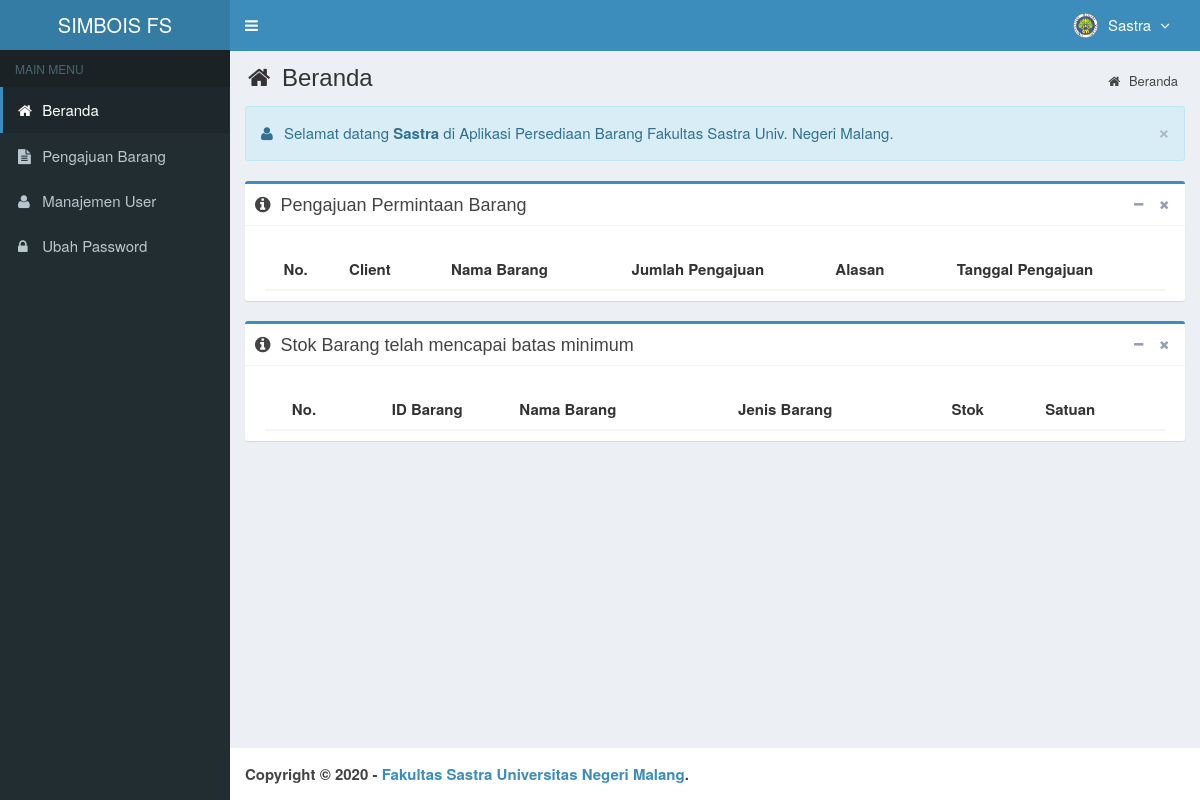
The app's page /main.php?module=home (signed in) with its own data.
### tables this page shows
CREATE TABLE `is_users` (
  `id_user` smallint(6) NOT NULL,
  `username` varchar(50) NOT NULL,
  `nama_user` varchar(50) NOT NULL,
  `password` varchar(50) NOT NULL,
  `email` varchar(50) DEFAULT NULL,
  `telepon` varchar(13) DEFAULT NULL,
  `foto` varchar(100) DEFAULT NULL,
  `hak_akses` enum('Super Admin','Manajer','Gudang') NOT NULL,
  `status` enum('aktif','blokir') NOT NULL DEFAULT 'aktif',
  `created_at` timestamp NOT NULL DEFAULT current_timestamp(),
  `updated_at` timestamp NOT NULL DEFAULT current_timestamp() ON UPDATE current_timestamp()
);

### top-menu.php (the view, shortened to what this page needs)
<?php
require_once "config/database.php";
$query = mysqli_query($mysqli, "SELECT id_user, nama_user, foto, hak_akses FROM is_users WHERE id_user='$_SESSION[id_user]'")
                                or die('Ada kesalahan pada query tampil Manajemen User: '.mysqli_error($mysqli));
$data = mysqli_fetch_assoc($query);
?>
<li class="dropdown user user-menu">
  <a href="#" class="dropdown-toggle" data-toggle="dropdown">
  <?php
  if ($data['foto']=="") { ?>
    <img src="images/user/user-default.png" class="user-image" alt="User Image"/>
  <?php
  }
  else { ?>
    <img src="images/user/<?php echo $data['foto']; ?>" class="user-image" alt="User Image"/>
  <?php
  }
  ?>
    <span class="hidden-xs"><?php echo $data['nama_user']; ?> <i style="margin-left:5px" class="fa fa-angle-down"></i></span>
  </a>
</li>

### assets/css/style.css (style rules this page uses)
body { background-color: #fff; color: #333; font-size: 15px; line-height: 1.42857; }

### records on screen
is_users: foto (picture), nama_user "Sastra"

### other values on screen
$_SESSION['nama_user'] "Sastra"
